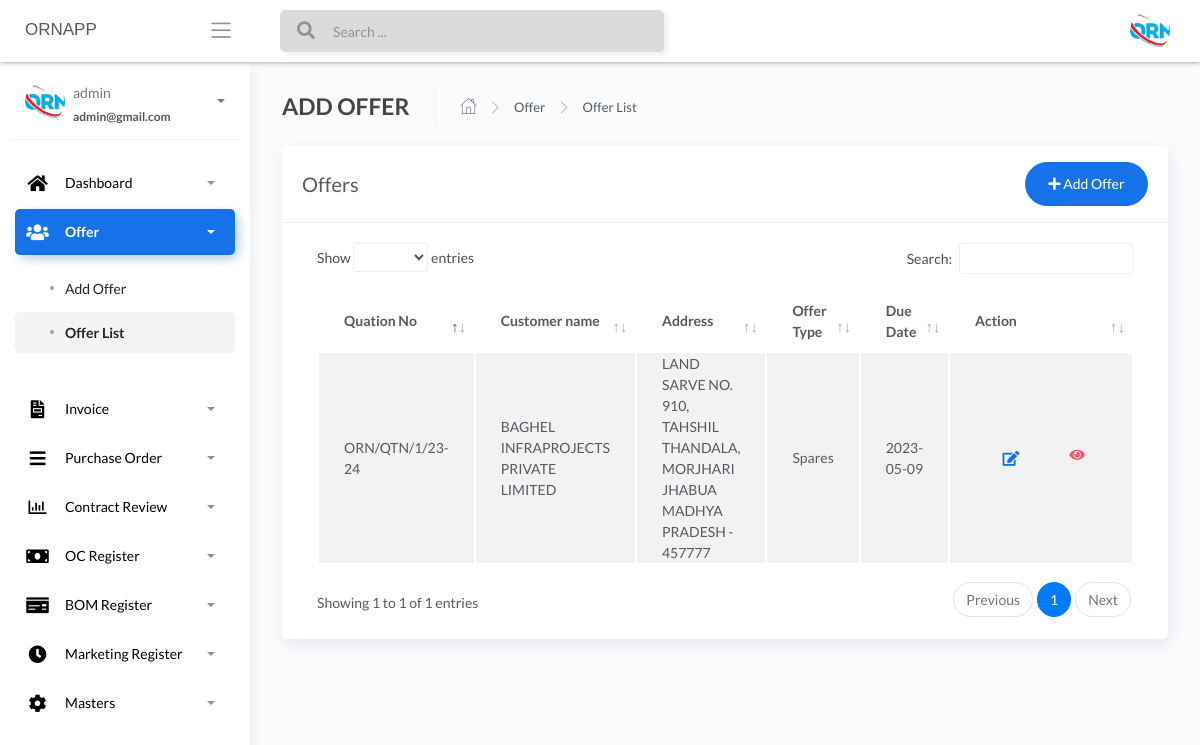
Before: /offer-offerlist (signed in) with the older database file.
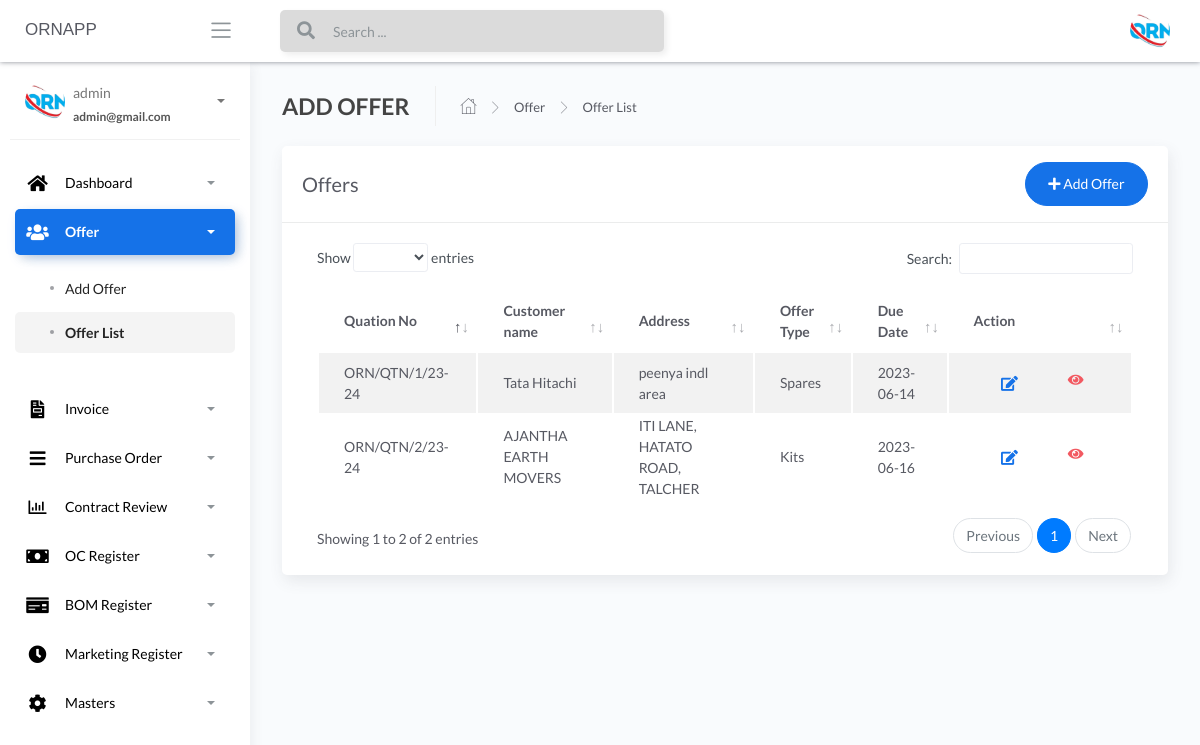
After: the same page with the newer database file.
### apps/authentication/models.py (models this page shows, shortened)
class Users(db.Model, UserMixin):
    __tablename__ = 'Users'
    id = db.Column(db.Integer, primary_key=True)
    username = db.Column(db.String(64), unique=True)
    email = db.Column(db.String(64), unique=True)
    password = db.Column(db.LargeBinary)

### apps/home/models.py (models this page shows, shortened)
class AddOffer(db.Model):
    __tablename__ = "addoffer"
    id = db.Column(db.Integer, primary_key=True)
    customer_name_offer = db.Column(db.String())
    due_date_offer = db.Column(db.String())
    offer_type_offer = db.Column(db.String())
    quotation_number_offer = db.Column(db.String())
    marketing_person_offer = db.Column(db.String())
    currency_type_offer = db.Column(db.String())
    product_kit_offer_json = db.Column(db.String())
    grossAmount = db.Column(db.Float())
    discountType = db.Column(db.String())
    discountValue = db.Column(db.Float())
    assessableValue = db.Column(db.Float())
    pfPercentage = db.Column(db.Float())
    pfValue = db.Column(db.Float())
    freightValue = db.Column(db.Float())
    totalFreight = db.Column(db.Float())
    tcsPercentage = db.Column(db.Float())
    tcsValue = db.Column(db.Float())
    gstPercentage = db.Column(db.Float())
    gstValue = db.Column(db.Float())
    roundOffType = db.Column(db.String())
    roundOffValue = db.Column(db.Float())
    grandTotal = db.Column(db.Float())
    subject_offer = db.Column(db.String())
    reference_offer = db.Column(db.String())
    description_offer = db.Column(db.String())
    footer_description_offer = db.Column(db.String())
    notes_offer = db.Column(db.String())
    price_basis_offer = db.Column(db.String())
    PandFcharges_offer = db.Column(db.String())
    igst_terms_offer = db.Column(db.String())
    hsn_code_offer = db.Column(db.String())
    payment_terms_offer = db.Column(db.String())
    delivery_terms_offer = db.Column(db.String())
    freight_terms_offer = db.Column(db.String())
    validity_terms_offer = db.Column(db.String())
    warrenty_terms_offer = db.Column(db.String())
    contract_review_Order_No = db.Column(db.String())
    contract_review_Order_Date = db.Column(db.String())
    contract_review_PO_Qty = db.Column(db.Integer())
    contract_review_Billing_Address = db.Column(db.String())
    contract_review_Delivery_Address_1 = db.Column(db.String())
    contract_review_Delivery_Address_2 = db.Column(db.String())
    contract_review_Delivery_Address_3 = db.Column(db.String())
    contract_review_Delivery_Address_4 = db.Column(db.String())
    contract_review_Delivery_Address_5 = db.Column(db.String())
    contract_review_Offer_No = db.Column(db.String())
    contract_review_Total_Cost = db.Column(db.Float())
    contract_review_price = db.Column(db.String())
    contract_review_price_1 = db.Column(db.String())
    contract_review_price_2 = db.Column(db.String())
    contract_review_packing_and_Forwarding = db.Column(db.String())
    contract_review_packing_and_Forwarding_1 = db.Column(db.String())
    contract_review_packing_and_Forwarding_2 = db.Column(db.String())
    contract_review_gst = db.Column(db.String())
    contract_review_gst_1 = db.Column(db.String())
    contract_review_gst_2 = db.Column(db.String())
    contract_review_delivery = db.Column(db.String())
    contract_review_delivery_1 = db.Column(db.String())
    contract_review_delivery_2 = db.Column(db.String())
    contract_review_warrantly = db.Column(db.String())
    contract_review_warrantly_1 = db.Column(db.String())
    contract_review_warrantly_2 = db.Column(db.String())
    contract_review_terms_of_pay = db.Column(db.String())
    contract_review_terms_of_pay_1 = db.Column(db.String())
    contract_review_terms_of_pay_2 = db.Column(db.String())
    contract_review_freight = db.Column(db.String())
    contract_review_freight_1 = db.Column(db.String())
    contract_review_freight_2 = db.Column(db.String())
    contract_review_preferred_transporter = db.Column(db.String())
    contract_review_preferred_transporter_1 = db.Column(db.String())
    contract_review_preferred_transporter_2 = db.Column(db.String())
    contract_review_contact_person = db.Column(db.String())
    contract_review_telephone_number = db.Column(db.String())
    contract_review_email_id = db.Column(db.String())
    contract_review_notes = db.Column(db.String())
    contract_review_approve = db.Column(db.INT())
    offer_conformation_number = db.Column(db.String())
    def __repr__(self):
        return f"{self.id}:{self.customer_name_offer}"

### apps/home/routes.py (the view)
@blueprint.route('/offer-offerlist', methods=['GET', 'POST'])
@login_required
def retrieve_list():
    add_user = AddOffer.query.all()
    print(add_user)
    return render_template('home/users.html',add_user=add_user, segment='offer-offerlist')

### apps/__init__.py (called while the page is built)
def configure_database(app):
    @app.before_first_request
    def initialize_database():
        db.create_all()
    @app.teardown_request
    def shutdown_session(exception=None):
        db.session.remove()

### apps/authentication/models.py (called while the page is built)
@login_manager.user_loader
def user_loader(id):
    return Users.query.filter_by(id=id).first()

### apps/templates/home/users.html (shortened to what this page needs)
{% extends "layouts/base.html" %}
{% block content %}
	<div class="content">
		<div class="page-inner">
			<div class="page-header">
				<h4 class="page-title">ADD OFFER</h4>
				<ul class="breadcrumbs">
					<li class="nav-home">
						<a href="#">
							<i class="flaticon-home"></i>
						</a>
					</li>
					<li class="separator">
						<i class="flaticon-right-arrow"></i>
					</li>
					<li class="nav-item">
						<a href="#">Offer</a>
					</li>
					<li class="separator">
						<i class="flaticon-right-arrow"></i>
					</li>
					<li class="nav-item">
						<a href="#">Offer List</a>
					</li>
				</ul>
			</div>
			<div class="row">
				<div class="col-md-12">
					<div class="card">
						<div class="card-header">
							<div class="d-flex align-items-center">
								<h4 class="card-title">Offers</h4>
								<a href="/offer-addoffer" class="ml-auto">
									<button class="btn btn-primary btn-round ml-auto" data-toggle="modal"
										data-target="#addRowModal">
										<i class="fa fa-plus"></i>
										Add Offer
									</button>
								</a>
							</div>
						</div>
						<div class="card-body">
							<div class="table-responsive">
								<table id="add-row" class="display table table-striped table-hover" >
									<thead>
										<tr>
											<th>Quation No</th>
											<th>Customer name</th>
                                            <th>Address</th>
											<th>Offer Type</th>
											<th>Due Date</th>
											<th style="width: 10%">Action</th>
										</tr>
									</thead>
									<tbody>
										{% for user in add_user %}
											<tr
											{% if loop.index %2==0 %}
											{% else %}
											{% endif %}
											>
											<td>{{user.quotation_number_offer}}</td>
											<td>{{user.customer_name_offer}}</td>
											<td>{{user.contract_review_Billing_Address}}</td>
											<td>{{user.offer_type_offer}}</td>
											<td>{{user.due_date_offer}}</td>
											<td>
											<div class="form-button-action">
											<span style="font-size: 24px;color:green;">
											<a href="/" type="button" data-toggle="tooltip" title="" class="btn btn-link btn-primary btn-lg" data-original-title="Edit Task"> <i class="fas fa-edit" ></i></a>
											</span>
											<span style="font-size: 24px;color:red;">
											<a href="/{{user.id}}/offer_pdf" type="button" data-toggle="tooltip" title="" class="btn btn-link btn-danger" data-original-title="view"> <i class="fa fa-eye"></i></a>
											</span>
											</div>
											</td>
										</tr>
									{% endfor %}
									</tbody>
								</table>
							</div>
						</div>
					</div>
				</div>
			</div>
		</div>
	</div>
{% endblock content %}

### apps/templates/layouts/base.html (shortened to what this page needs)
<!DOCTYPE html>
<html lang="en">
<head>
	<link rel="stylesheet" href="/static/assets/css/bootstrap.min.css">
	<link rel="stylesheet" href="/static/assets/css/atlantis.min.css">
</head>
<body data-background-color="white">
	<div class="wrapper">
        {% include 'includes/navigation.html' %}
        {% include 'includes/sidebar.html' %}
		<div class="main-panel">
			{% block content %}{% endblock content %}
		</div>
	</div>
</body>
</html>

### apps/templates/includes/navigation.html (shortened to what this page needs)
<div class="main-header">
  <div class="logo-header" data-background-color="white">
    <a href="" class="logo">
      <h style="font-family: Arial">ORNAPP</h>
    </a>
    <div class="nav-toggle">
      <button class="btn btn-toggle toggle-sidebar">
        <i class="icon-menu"></i>
      </button>
    </div>
  </div>
  <nav
    class="navbar navbar-header navbar-expand-lg"
    data-background-color="white"
  >
    {% if current_user.is_authenticated %}
    <div class="container-fluid">
      <div class="collapse" id="search-nav">
        <form class="navbar-left navbar-form nav-search mr-md-3">
          <div class="input-group">
            <div class="input-group-prepend">
              <button type="submit" class="btn btn-search pr-1">
                <i class="fa fa-search search-icon"></i>
              </button>
            </div>
            <input type="text" placeholder="Search ..." class="form-control" />
          </div>
        </form>
      </div>
      <ul class="navbar-nav topbar-nav ml-md-auto align-items-center">
        <li class="nav-item dropdown hidden-caret">
          <a
            class="dropdown-toggle profile-pic"
            data-toggle="dropdown"
            href="#"
            aria-expanded="false"
          >
            <div class="avatar-sm">
              <img
                src="/static/assets/img/logo.jpg"
                alt="..."
                class="avatar-img rounded-circle"
              />
            </div>
          </a>
        </li>
      </ul>
    </div>
    {% endif %}
  </nav>
</div>

### apps/templates/includes/sidebar.html (shortened to what this page needs)
		<div class="sidebar sidebar-style-2" data-background-color="white">
			<div class="sidebar-wrapper scrollbar scrollbar-inner">
				<div class="sidebar-content">
				{% if current_user.is_authenticated %}
					<div class="user">
						<div class="avatar-sm float-left mr-2">
							<img src="/static/assets/img/logo.jpg" alt="..." class="avatar-img rounded-circle">
						</div>
						<div class="info">
							<a data-toggle="collapse" href="#collapseExample" aria-expanded="true">
								<span>
									{{ current_user.username }}
									<span class="user-level">
										{{ current_user.email }}
									</span>
									<span class="caret"></span>
								</span>
							</a>
						</div>
					</div>
					<ul class="nav nav-primary">
						<li class="nav-item {% if 'dashboard' in segment %} active {% endif %}">
							<a data-toggle="collapse" href="#dashboard" aria-expanded="false">
								<i style="color:black;" class="fas fa-home"></i>
								<p style="color:black;">Dashboard</p>
								<span class="caret"></span>
							</a>
						</li>
						<li class="nav-item {% if 'offer-' in segment %} active {% endif %}">
							<a data-toggle="collapse" href="#base">
								<i  style="color:black;" class="fas fa-users"></i>
								<p  style="color:black;">Offer</p>
								<span class="caret"></span>
							</a>
							<div class="collapse {% if 'offer-' in segment %} show {% endif %}" id="base">
								<ul class="nav nav-collapse">
									<li class="{% if 'offer-addoffer' in segment %} active {% endif %}">
										<a href="/offer-addoffer">
											<span  style="color:black;" class="sub-item">Add Offer</span>
										</a>
									</li>
									<li class="{% if 'offer-offerlist' in segment %} active {% endif %}">
										<a href="/offer-offerlist">
											<span  style="color:black;" class="sub-item">Offer List</span>
										</a>
									</li>
								</ul>
							</div>
						</li>
						<li class="nav-item {% if 'invoice' in segment %} active {% endif %}">
							<a data-toggle="collapse" href="#invoice">
								<i  style="color:black;" class="fas fa-file-invoice"></i>
								<p  style="color:black;">Invoice</p>
								<span class="caret"></span>
							</a>
						</li>
						<li class="nav-item {% if 'purchaseorder' in segment %} active {% endif %}">
							<a data-toggle="collapse" href="#purchaseorder">
								<i  style="color:black;" class="fas fa-bars"></i>
								<p  style="color:black;">Purchase Order</p>
								<span class="caret"></span>
							</a>
						</li>
						<li class="nav-item {% if 'contractreview' in segment %} active {% endif %}">
							<a data-toggle="collapse" href="#contractreview">
								<i  style="color:black;" class="far fa-chart-bar"></i>
								<p  style="color:black;">Contract Review</p>
								<span class="caret"></span>
							</a>
						</li>
						<li class="nav-item {% if 'OcRegister' in segment %} active {% endif %}">
							<a data-toggle="collapse" href="#OcRegister">
								<i  style="color:black;" class="fas fa-money-bill"></i>
								<p  style="color:black;">OC Register</p>
								<span class="caret"></span>
							</a>
						</li>
						<li class="nav-item {% if 'BOMRegister' in segment %} active {% endif %}">
							<a data-toggle="collapse" href="#BOMRegister">
								<i  style="color:black;" class="fas fa-money-check"></i>
								<p  style="color:black;">BOM Register</p>
								<span class="caret"></span>
							</a>
						</li>
						<li class="nav-item {% if 'MarketingRegister' in segment %} active {% endif %}">
							<a data-toggle="collapse" href="#MarketingRegister">
								<i  style="color:black;" class="fas fa-clock"></i>
								<p  style="color:black;">Marketing Register</p>
								<span class="caret"></span>
							</a>
						</li>
						<li class="nav-item {% if 'masters' in segment %} active {% endif %}">
							<a data-toggle="collapse" href="#masters">
								<i  style="color:black;" class="fas fa-cog fa-spin"></i>
								<p  style="color:black;">Masters</p>
								<span class="caret"></span>
							</a>
						</li>
					</ul>
				{% endif %}
				</div>
			</div>
		</div>

Changed rows visible on the page:
changed AddOffer "ORN/QTN/1/23-24": customer_name_offer "BAGHEL INFRAPROJECTS PRIVATE LIMITED" → "Tata Hitachi"; contract_review_Billing_Address "LAND SARVE NO. 910, TAHSHIL THANDALA, MORJHARI JHABUA MADHYA PRADESH - 457777" → "peenya indl area"; due_date_offer "2023-05-09" → "2023-06-14"
added AddOffer: quotation_number_offer "ORN/QTN/2/23-24", customer_name_offer "AJANTHA EARTH MOVERS", contract_review_Billing_Address "ITI LANE, HATATO ROAD, TALCHER", offer_type_offer "Kits", due_date_offer "2023-06-16"
Other visible differences:
text written by a page script: "Show entries Search: Showing 1 to 1 of 1 entries Previous 1 Next" → "Show entries Search: Showing 1 to 2 of 2 entries Previous 1 Next"
